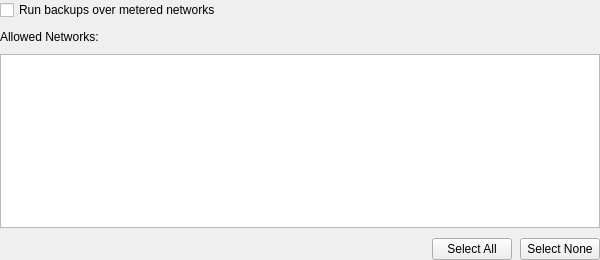
<?xml version="1.0" encoding="UTF-8"?>
<ui version="4.0">
 <class>NetworksPage</class>
 <widget class="QWidget" name="NetworksPage">
  <property name="geometry">
   <rect>
    <x>0</x>
    <y>0</y>
    <width>600</width>
    <height>260</height>
   </rect>
  </property>
  <layout class="QVBoxLayout" name="verticalLayout_8">
   <property name="spacing">
    <number>10</number>
   </property>
   <property name="leftMargin">
    <number>0</number>
   </property>
   <property name="topMargin">
    <number>0</number>
   </property>
   <property name="rightMargin">
    <number>0</number>
   </property>
   <property name="bottomMargin">
    <number>0</number>
   </property>
   <item>
    <widget class="QCheckBox" name="meteredNetworksCheckBox">
     <property name="text">
      <string>Run backups over metered networks</string>
     </property>
    </widget>
   </item>
   <item>
    <widget class="QLabel" name="wifiListLabel">
     <property name="text">
      <string>Allowed Networks:</string>
     </property>
    </widget>
   </item>
   <item>
    <widget class="QListWidget" name="wifiListWidget">
     <property name="minimumSize">
      <size>
       <width>0</width>
       <height>120</height>
      </size>
     </property>
     <property name="maximumSize">
      <size>
       <width>16777215</width>
       <height>200</height>
      </size>
     </property>
     <property name="alternatingRowColors">
      <bool>true</bool>
     </property>
    </widget>
   </item>
   <item>
    <layout class="QHBoxLayout" name="wifiButtonsLayout">
     <property name="spacing">
      <number>8</number>
     </property>
     <item>
      <spacer name="wifiButtonsSpacer">
       <property name="orientation">
        <enum>Qt::Horizontal</enum>
       </property>
       <property name="sizeHint" stdset="0">
        <size>
         <width>0</width>
         <height>0</height>
        </size>
       </property>
      </spacer>
     </item>
     <item>
      <widget class="QPushButton" name="selectAllButton">
       <property name="text">
        <string>Select All</string>
       </property>
      </widget>
     </item>
     <item>
      <widget class="QPushButton" name="selectNoneButton">
       <property name="text">
        <string>Select None</string>
       </property>
      </widget>
     </item>
    </layout>
   </item>
  </layout>
 </widget>
 <resources/>
 <connections/>
</ui>
